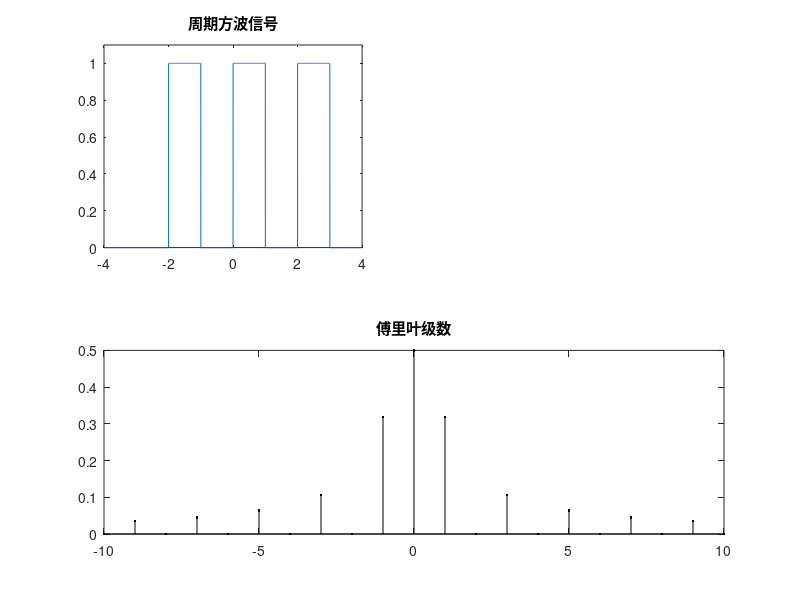

Reproduce this figure in MATLAB.
% 连续时间周期方波信号及其傅里叶级数计算的程序

dt = 0.001;                             % 时间变量变化步长
 
T =2;                                 % 定义信号的周期
 
t =-4:dt:4;                             % 定义信号的时间变化范围
 
w0 = 2*pi/T;                           % 定义信号的频率
 
x1=rectpuls( t-0.5-dt,1);                  % 产生1个周期的方波信号
 
x=0; 
for m = -1:1                            % 扩展1个周期的方波信号
 
  x = x+rectpuls((t-0.5-m*T-dt),1);         % 产生周期方波信号
 
end 
subplot(221); 
plot(t,x); 
axis([-4 4 0 1.1]);                        % 设定坐标变化范围
 
title('周期方波信号') 
N=10;                                % 定义需要计算的谐波次数为10 
for k=-N : N 
  ak(N+1+k) = x1*exp(-j*k*w0*t') *dt/T;     % 求得Fourier系数ak 
end 
k=-N:N; 
subplot(212); 
stem(k,abs(ak),'k.');                       % 绘制幅度谱
 

title('傅里叶级数');